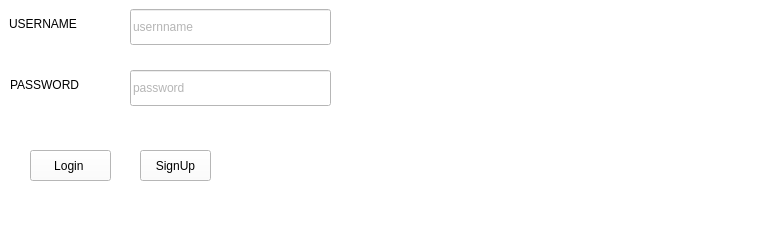
<?xml version="1.0" encoding="UTF-8"?>
<ui version="4.0">
 <class>MainWindow</class>
 <widget class="QMainWindow" name="MainWindow">
  <property name="geometry">
   <rect>
    <x>0</x>
    <y>0</y>
    <width>760</width>
    <height>232</height>
   </rect>
  </property>
  <property name="windowTitle">
   <string>CIDAS</string>
  </property>
  <property name="styleSheet">
   <string notr="true">background-color: rgb(255, 255, 255);</string>
  </property>
  <widget class="QWidget" name="centralwidget">
   <widget class="QLabel" name="label">
    <property name="geometry">
     <rect>
      <x>9</x>
      <y>9</y>
      <width>115</width>
      <height>30</height>
     </rect>
    </property>
    <property name="styleSheet">
     <string notr="true">font: 16pt &quot;Segoe UI Emoji&quot;;</string>
    </property>
    <property name="text">
     <string>USERNAME </string>
    </property>
   </widget>
   <widget class="QLineEdit" name="lineEdit">
    <property name="geometry">
     <rect>
      <x>130</x>
      <y>9</y>
      <width>201</width>
      <height>36</height>
     </rect>
    </property>
    <property name="styleSheet">
     <string notr="true">font: 16pt &quot;Segoe UI Emoji&quot;;
color: rgb(181, 181, 181);</string>
    </property>
    <property name="text">
     <string>usernname </string>
    </property>
   </widget>
   <widget class="QLabel" name="label_2">
    <property name="geometry">
     <rect>
      <x>10</x>
      <y>70</y>
      <width>112</width>
      <height>30</height>
     </rect>
    </property>
    <property name="styleSheet">
     <string notr="true">font: 16pt &quot;Segoe UI Emoji&quot;;</string>
    </property>
    <property name="text">
     <string>PASSWORD</string>
    </property>
   </widget>
   <widget class="QLineEdit" name="lineEdit_2">
    <property name="geometry">
     <rect>
      <x>130</x>
      <y>70</y>
      <width>201</width>
      <height>36</height>
     </rect>
    </property>
    <property name="styleSheet">
     <string notr="true">font: 16pt &quot;Segoe UI Emoji&quot;;
color: rgb(181, 181, 181);</string>
    </property>
    <property name="text">
     <string>password</string>
    </property>
   </widget>
   <widget class="QPushButton" name="pushButton">
    <property name="geometry">
     <rect>
      <x>30</x>
      <y>150</y>
      <width>81</width>
      <height>31</height>
     </rect>
    </property>
    <property name="styleSheet">
     <string notr="true">font: 16pt &quot;Segoe UI Emoji&quot;;</string>
    </property>
    <property name="text">
     <string>Login </string>
    </property>
   </widget>
   <widget class="QPushButton" name="pushButton_2">
    <property name="geometry">
     <rect>
      <x>140</x>
      <y>150</y>
      <width>71</width>
      <height>31</height>
     </rect>
    </property>
    <property name="styleSheet">
     <string notr="true">font: 16pt &quot;Segoe UI Emoji&quot;;</string>
    </property>
    <property name="text">
     <string>SignUp</string>
    </property>
   </widget>
   <widget class="QLabel" name="label_3">
    <property name="geometry">
     <rect>
      <x>350</x>
      <y>0</y>
      <width>351</width>
      <height>151</height>
     </rect>
    </property>
    <property name="text">
     <string/>
    </property>
    <property name="pixmap">
     <pixmap>images/images.png</pixmap>
    </property>
   </widget>
  </widget>
  <widget class="QMenuBar" name="menubar">
   <property name="geometry">
    <rect>
     <x>0</x>
     <y>0</y>
     <width>760</width>
     <height>21</height>
    </rect>
   </property>
  </widget>
  <widget class="QStatusBar" name="statusbar"/>
 </widget>
 <resources/>
 <connections/>
</ui>
